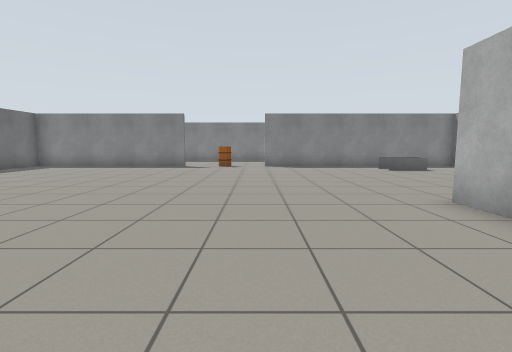
View 1 (above)

19 first-person views from a walk through a world built for the Gazebo simulator. The camera is 0.94 m above the floor, tilts 6° down and sees 85° across. The floor is counted in squares, 1 m on a side. Each view is taken from the middle of a square. On the plan, view 1 faces up. The plan holds only what a view shows up to about 11 squares ahead; the rest is blank. The place goes on beyond the plan. Some stock models are drawn as simple stand-ins.

View 2
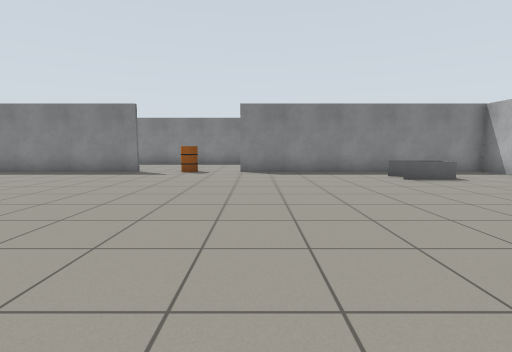

View 3
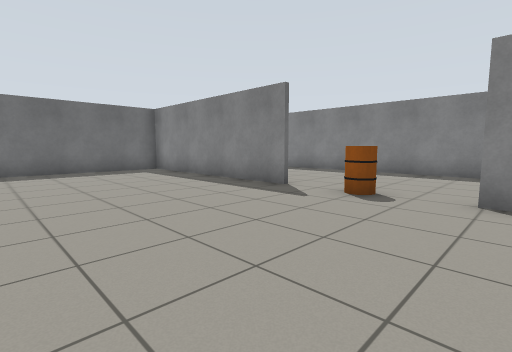

View 4
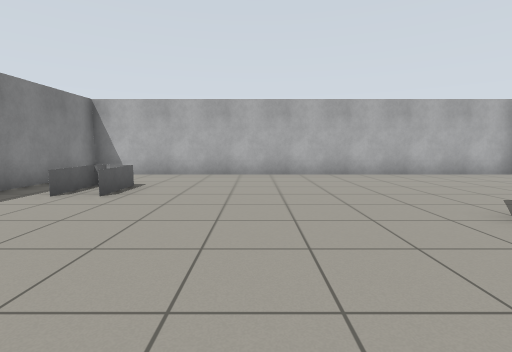

View 5
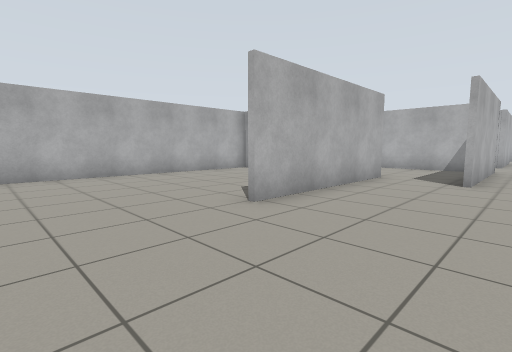

View 6
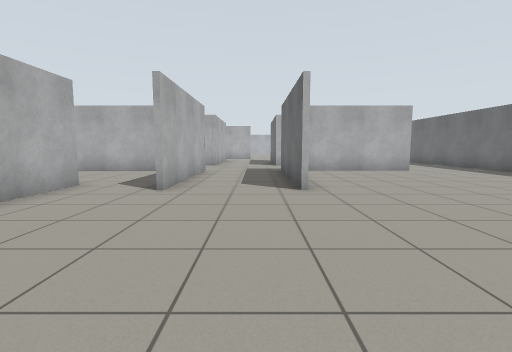

View 7
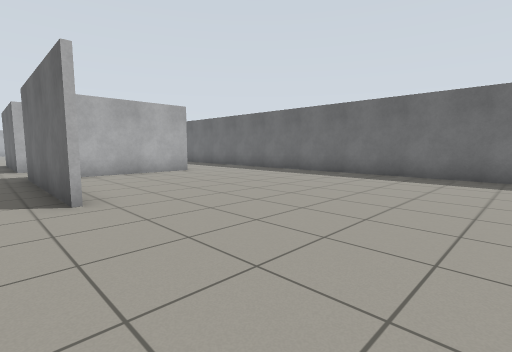

View 8
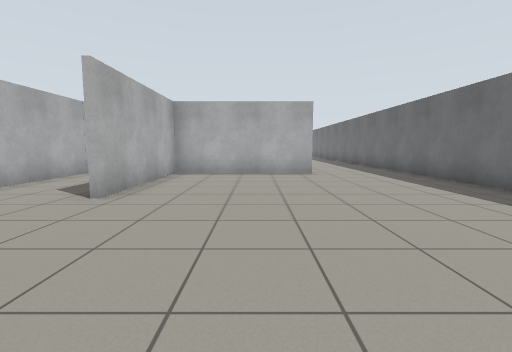

View 9
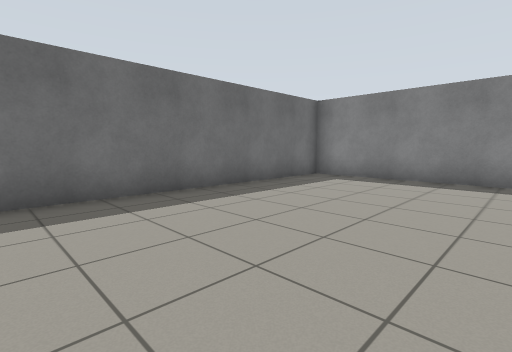

View 10
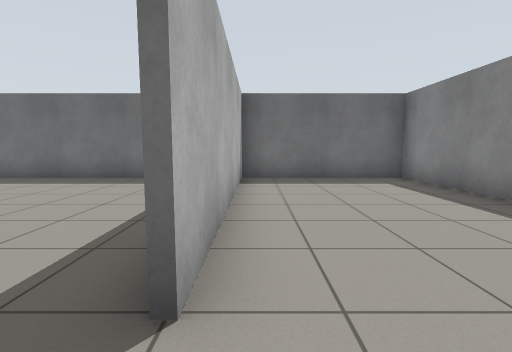

View 11
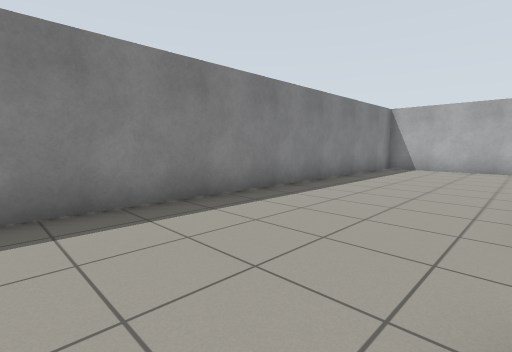

View 12
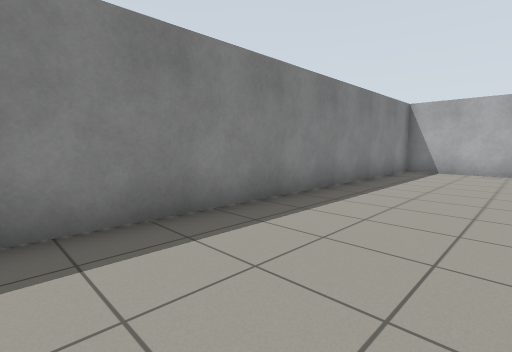

View 13
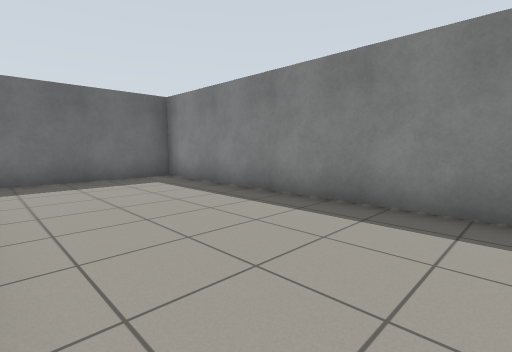

View 14
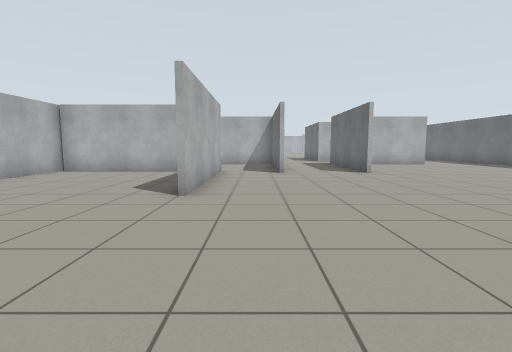

View 15
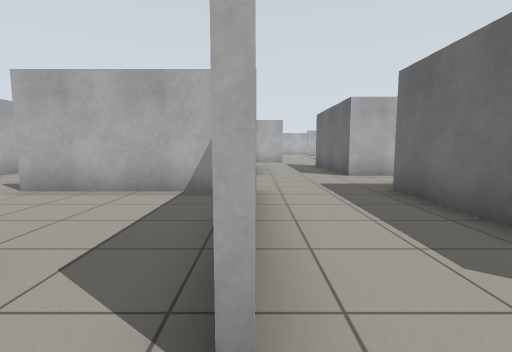

View 16
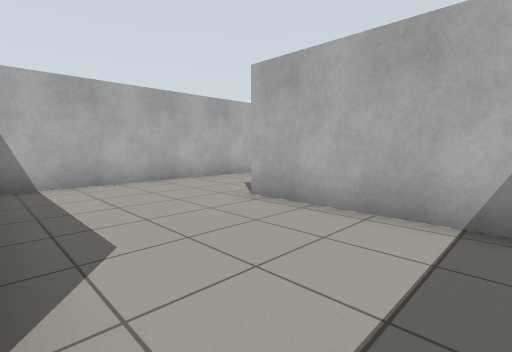

View 17
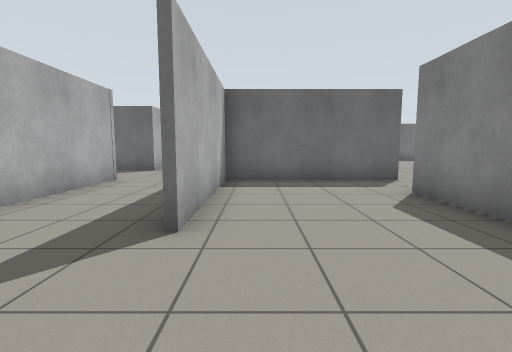

View 18
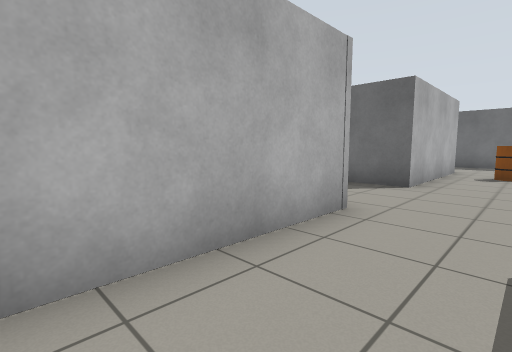

View 19
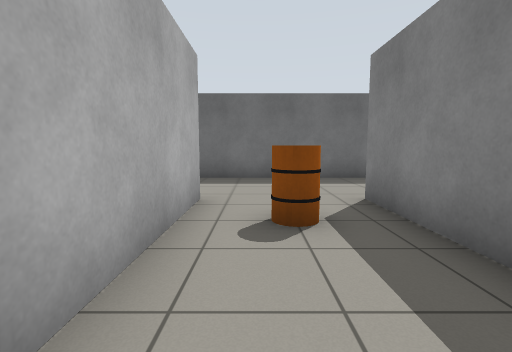

### Floor plan
Points are (right, up) in squares from view 1. A wall is a line through its corners. A room is listed if a view was taken in it or the views show most of it. See-through windows are left out.
Room 1 (views 1, 16, 17, 18, 19)
walls: (1, -5.1) (1, 0.1); (5.6, -0.8) (3.3, -0.8) (3.3, 0.4); (1, -8) (5, -8); (1.2, 0.1) (1.2, -4.9) (6, -4.9); (-2, 0) (-2, -5.1); (-4, -5) (-7, -5); (9.4, -8.5) (9.4, -1); (-7, -8) (-2, -8) (-2, -8.5)
ways out: opening at (-6.5, -6.5) to room 2; opening at (-0.5, -0.5) to room 2; opening at (2, -0.5) to room 2
objects: barrel (-6, -7) to (-5, -6)
Room 2 (views 2, 3, 4, 5, 6, 7, 8, 9, 10, 11, 12, 13, 14, 15)
walls: (-3.4, 13.4) (-10.5, 13.4); (3.3, 0.4) (3.3, 4.8); (4.9, -0.7) (9.4, -0.7); (-10.2, 13.6) (-3.4, 13.6); (9.4, 14.5) (9.4, 18.4) (-10.4, 18.4) (-10.4, -8.5); (9.4, -1) (9.4, 13.4) (0.4, 13.4); (-7, -4.9) (-2.1, -4.9) (-2.1, 0)
ways out: opening at (-6.5, -6.5) to room 1; opening at (-0.5, -0.5) to room 1; opening at (2, -0.5) to room 1
objects: barrel (-2, 13) to (-1, 14); marker (6, 11) to (7, 12)

Where each view was taken, in squares from view 1:
view 1: 0 up, 0 right, facing up
view 2: 3 up, 1 right, facing up
view 3: 8 up, 1 right, facing up-left
view 4: 8 up, 0 right, facing right
view 5: 8 up, 0 right, facing down-right
view 6: 6 up, 1 left, facing down
view 7: 5 up, 1 left, facing down-left
view 8: 5 up, 5 left, facing down
view 9: 5 up, 5 left, facing up-left
view 10: 14 up, 2 left, facing left
view 11: 14 up, 3 left, facing up-right
view 12: 15 up, 2 left, facing up-right
view 13: 14 up, 2 left, facing up-left
view 14: 10 up, 2 right, facing down
view 15: 1 up, 1 right, facing down
view 16: 1 down, 2 right, facing down-right
view 17: 4 down, 9 right, facing left
view 18: 6 down, 5 right, facing down-left
view 19: 7 down, 2 left, facing left
